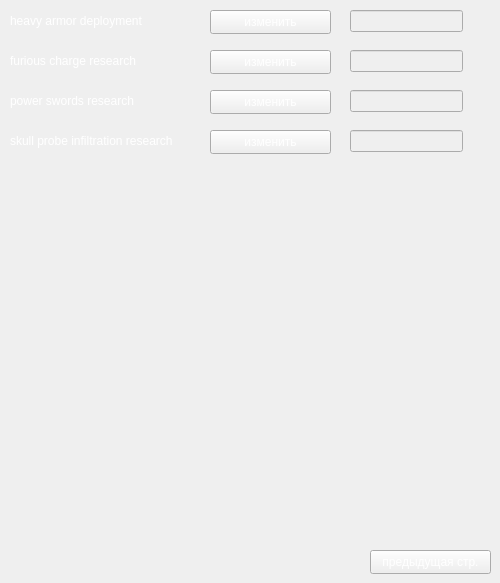
      <widget class="QWidget" name="SM_page_research_3">
       <widget class="QLabel" name="guard_thermo_generator_129">
        <property name="geometry">
         <rect>
          <x>10</x>
          <y>10</y>
          <width>181</width>
          <height>21</height>
         </rect>
        </property>
        <property name="styleSheet">
         <string notr="true">color:#fff</string>
        </property>
        <property name="text">
         <string>heavy armor deployment</string>
        </property>
       </widget>
       <widget class="QLineEdit" name="line_marine_heavy_armor_deployment">
        <property name="enabled">
         <bool>false</bool>
        </property>
        <property name="geometry">
         <rect>
          <x>350</x>
          <y>10</y>
          <width>113</width>
          <height>22</height>
         </rect>
        </property>
        <property name="font">
         <font>
          <pointsize>12</pointsize>
         </font>
        </property>
        <property name="styleSheet">
         <string notr="true">color:#fff</string>
        </property>
        <property name="alignment">
         <set>Qt::AlignCenter</set>
        </property>
       </widget>
       <widget class="QPushButton" name="pushChange_165">
        <property name="geometry">
         <rect>
          <x>210</x>
          <y>10</y>
          <width>121</width>
          <height>24</height>
         </rect>
        </property>
        <property name="styleSheet">
         <string notr="true">color:#fff</string>
        </property>
        <property name="text">
         <string>изменить</string>
        </property>
       </widget>
       <widget class="QPushButton" name="pushChange_166">
        <property name="geometry">
         <rect>
          <x>210</x>
          <y>50</y>
          <width>121</width>
          <height>24</height>
         </rect>
        </property>
        <property name="styleSheet">
         <string notr="true">color:#fff</string>
        </property>
        <property name="text">
         <string>изменить</string>
        </property>
       </widget>
       <widget class="QLineEdit" name="line_marine_furious_charge_research">
        <property name="enabled">
         <bool>false</bool>
        </property>
        <property name="geometry">
         <rect>
          <x>350</x>
          <y>50</y>
          <width>113</width>
          <height>22</height>
         </rect>
        </property>
        <property name="font">
         <font>
          <pointsize>12</pointsize>
         </font>
        </property>
        <property name="styleSheet">
         <string notr="true">color:#fff</string>
        </property>
        <property name="alignment">
         <set>Qt::AlignCenter</set>
        </property>
       </widget>
       <widget class="QLabel" name="guard_thermo_generator_130">
        <property name="geometry">
         <rect>
          <x>10</x>
          <y>50</y>
          <width>181</width>
          <height>21</height>
         </rect>
        </property>
        <property name="styleSheet">
         <string notr="true">color:#fff</string>
        </property>
        <property name="text">
         <string>furious charge research</string>
        </property>
       </widget>
       <widget class="QPushButton" name="pred_btn_8">
        <property name="geometry">
         <rect>
          <x>370</x>
          <y>550</y>
          <width>121</width>
          <height>24</height>
         </rect>
        </property>
        <property name="styleSheet">
         <string notr="true">color:#fff</string>
        </property>
        <property name="text">
         <string>предыдущая стр.</string>
        </property>
       </widget>
       <widget class="QPushButton" name="pushChange_167">
        <property name="geometry">
         <rect>
          <x>210</x>
          <y>90</y>
          <width>121</width>
          <height>24</height>
         </rect>
        </property>
        <property name="styleSheet">
         <string notr="true">color:#fff</string>
        </property>
        <property name="text">
         <string>изменить</string>
        </property>
       </widget>
       <widget class="QLabel" name="guard_thermo_generator_131">
        <property name="geometry">
         <rect>
          <x>10</x>
          <y>90</y>
          <width>181</width>
          <height>21</height>
         </rect>
        </property>
        <property name="styleSheet">
         <string notr="true">color:#fff</string>
        </property>
        <property name="text">
         <string>power swords research</string>
        </property>
       </widget>
       <widget class="QLineEdit" name="line_marine_power_swords_research">
        <property name="enabled">
         <bool>false</bool>
        </property>
        <property name="geometry">
         <rect>
          <x>350</x>
          <y>90</y>
          <width>113</width>
          <height>22</height>
         </rect>
        </property>
        <property name="font">
         <font>
          <pointsize>12</pointsize>
         </font>
        </property>
        <property name="styleSheet">
         <string notr="true">color:#fff</string>
        </property>
        <property name="alignment">
         <set>Qt::AlignCenter</set>
        </property>
       </widget>
       <widget class="QPushButton" name="pushChange_168">
        <property name="geometry">
         <rect>
          <x>210</x>
          <y>130</y>
          <width>121</width>
          <height>24</height>
         </rect>
        </property>
        <property name="styleSheet">
         <string notr="true">color:#fff</string>
        </property>
        <property name="text">
         <string>изменить</string>
        </property>
       </widget>
       <widget class="QLabel" name="guard_thermo_generator_132">
        <property name="geometry">
         <rect>
          <x>10</x>
          <y>130</y>
          <width>181</width>
          <height>21</height>
         </rect>
        </property>
        <property name="styleSheet">
         <string notr="true">color:#fff</string>
        </property>
        <property name="text">
         <string>skull probe infiltration research</string>
        </property>
       </widget>
       <widget class="QLineEdit" name="line_marine_skull_probe_infiltration_research">
        <property name="enabled">
         <bool>false</bool>
        </property>
        <property name="geometry">
         <rect>
          <x>350</x>
          <y>130</y>
          <width>113</width>
          <height>22</height>
         </rect>
        </property>
        <property name="font">
         <font>
          <pointsize>12</pointsize>
         </font>
        </property>
        <property name="styleSheet">
         <string notr="true">color:#fff</string>
        </property>
        <property name="alignment">
         <set>Qt::AlignCenter</set>
        </property>
       </widget>
      </widget>
